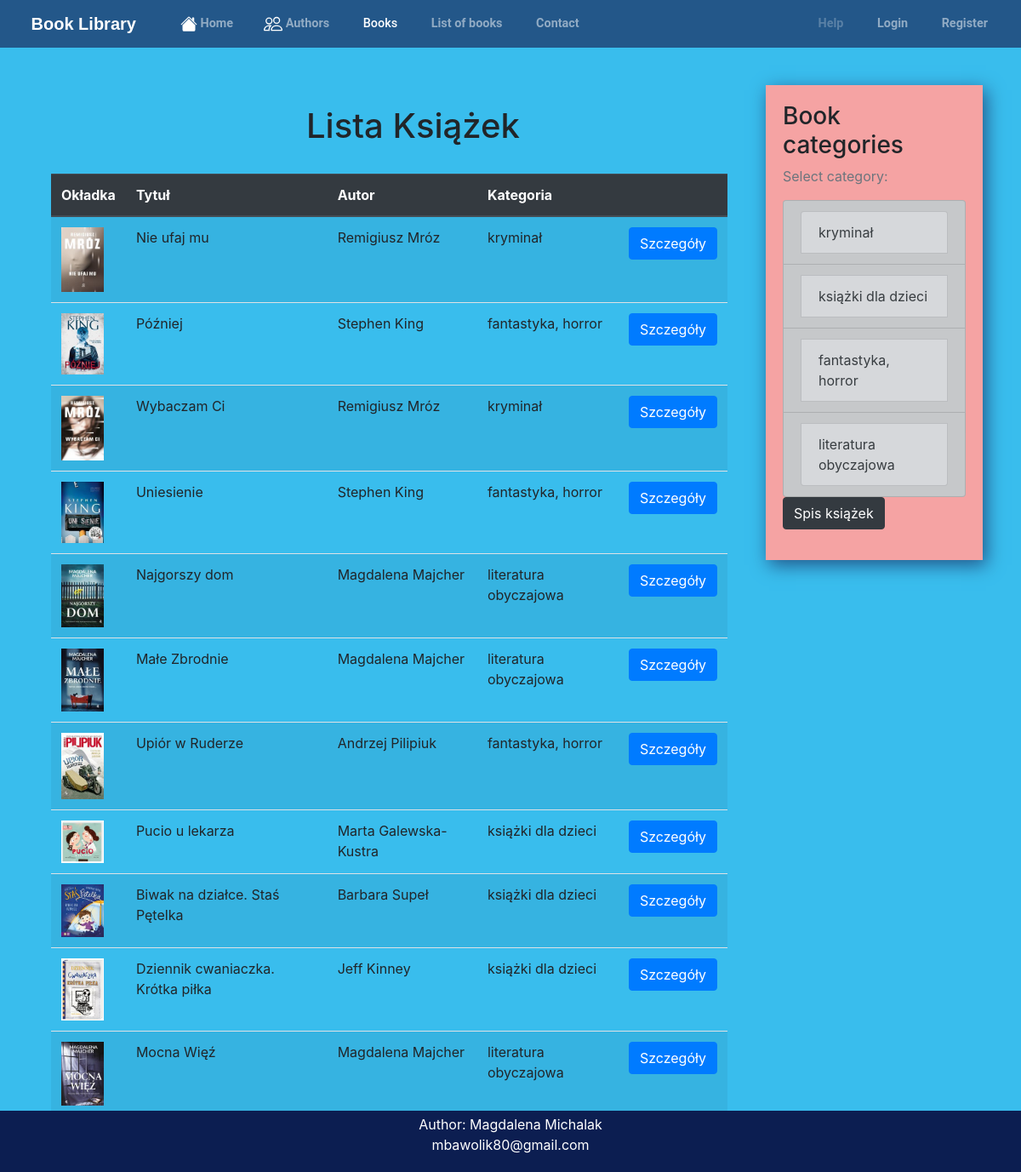
/bookslist/, run on the app's committed database.
### books/models.py (models this page shows, shortened)
class Book(models.Model):
    STATUS = (
        ('D', 'Dostępna'),
        ('N', 'Niedostępna'),
    )
    name = models.CharField(max_length=100, verbose_name='Tytuł')
    status = models.CharField(max_length=1, choices=STATUS, default='D', verbose_name='Status')
    authors = models.ManyToManyField('Author', through='Authored', verbose_name='Autor')
    category = models.ForeignKey(Category, on_delete=models.PROTECT, null=True, blank=True)
    image = models.ImageField(default='default_book.png', upload_to='books_pics')
    last_rating = models.IntegerField(default=0)
    comment = models.CharField(max_length=200, null=True, blank=True, verbose_name='Komentarz')
    created = models.DateTimeField(default=timezone.now)
    modified = models.DateTimeField(default=timezone.now)
    book_amount = models.IntegerField(default=0)

class Author(models.Model):
    first_name = models.CharField(max_length=100, verbose_name='Imię')
    last_name = models.CharField(max_length=100, verbose_name='Nazwisko')
    birth_date = models.DateField(verbose_name='Data urodzenia')
    active = models.BooleanField(default=True)
    class Meta:
        ordering = ["first_name", "last_name"]

class Category(models.Model):
    category = models.CharField(max_length=50)
    def __str__(self):
        return self.category
    class Meta:
        verbose_name_plural = "Categories"

### books/views.py (the view)
# urls.py: path('bookslist/', views.BookIndex.as_view(), name='book_index'),
class BookIndex(TemplateView):
    template_name = 'book/index.html'
    def get_context_data(self, **kwargs):
        context = super().get_context_data(**kwargs)
        context['books'] = models.Book.objects.all()
        context['active_book'] = 'active'
        return context

### books/context_processors.py (called while the page is built)
def categories(request):
    return {
        'categories': Category.objects.all()
    }

### books/templates/book/index.html (shortened to what this page needs)
{% extends "layout/base.html" %}
{% block content %}
<div class="container">
    <div class="row">
        <div class="col ms-auto"><br>
            <h1 style="margin-left: 300px"> Lista Książek</h1>
            <br/>
        </div>
    </div>
    <div class="row">
        <div class="col ms-auto">
          <table class="table table-striped">
            <thead class="thead-dark">
              <tr class="table-secondary">
                  <th scope="col">Okładka</th>
                  <th scope="col">Tytuł</th>
                  <th scope="col">Autor</th>
                  <th scope="col">Kategoria</th>
                  <th scope="col"> </th>
                </tr>
              </thead>
              <tbody>
                {% for book in books %}
                <tr>
                  <th><div><img class="book_image" src="{{ book.image.url }}" alt="Book image" width=50></div></th>
                  <td>{{ book.name }}</td>
                  <td>
                      {% for author in book.authors.all %}
                      {{ author.first_name }} {{ author.last_name }}
                      {% endfor %}
                  </td>
                  <td> {{ book.category }} </td>
                  <td>
                      <a class="btn btn-primary" href="{% url 'bookDetail' pk=book.pk %}"> Szczegóły</a>
                  </td>
                </tr>
                {% endfor %}
              </tbody>
            </table>
        </div>
    </div>
</div>
{% endblock %}

### books/templates/layout/base.html (shortened to what this page needs)
{% load bootstrap4 %}
{% load static %}
<!DOCTYPE html>
<html lang="en">
    <head>
        {% load static %}
        <link rel="stylesheet" type="text/css" href="{% static 'css/main.css' %}">
        {% bootstrap_css %}
     </head>
<header class="site-header">
    <nav class="navbar navbar-expand-md navbar-dark bg-steel fixed-top">
        <div class="container-fluid">
            <a class="navbar-brand mr-4" href="{% url 'home' %}"><img style="height:1.4em;" src="{% static 'books/icons/regal.png' %}" alt=""> Book Library</a>
            <div class="collapse navbar-collapse" id="navbarToggle">
                <div class="navbar-nav mr-auto">
                  <li class="nav-item">
                    <a class="nav-link {{active_index}}" aria-current="page" href="{% url 'home' %}">
                     Home</a>
                  </li>
                  <li class="nav-item">
                    <a class="nav-link {{active_author}}" href="{% url 'author_index' %}"> Authors</a>
                  </li>
                <a class="nav-link {{active_book}}" href="{% url 'books' %}"><img src="{% static 'books/icons/book.png' %}" alt=""> Books</a>
                <a class="nav-link {{active_search}}" href="{% url 'book_index' %}"><img src="{% static 'books/icons/book.png' %}" alt=""> List of books</a>
                <a class="nav-link{{active_contact}}" href="{% url 'contact' %}"><img src="{% static 'books/icons/message.png' %}" alt=""> Contact</a>
                </div>
                <div class="navbar-nav">
                    {% if user.is_authenticated %}
                    <a class="nav-item nav-link" href="{% url 'UserProfile' %}"><img src="{% static 'books/icons/profile.png' %}"
                            alt="">
                        Your account  ({{ user.username }})
                    </a>
                    <a class="nav-item nav-link" href="{% url 'logout' %}"><img src="{% static 'books/icons/logout.png' %}"
                            alt=""> Logout</a>
                    {% else %}
                    <a class="disabled nav-item nav-link" href="{% url 'contact' %}"><img src="{% static 'books/icons/help.png' %}" alt="">
                        Help</a>
                    <a class="nav-item nav-link" href="{% url 'login' %}"><img src="{% static 'books/icons/login.png' %}" alt="">
                        Login</a>
                    <a class="nav-item nav-link" href="{% url 'signup' %}"><img src="{% static 'books/icons/register.png' %}"
                            alt=""> Register</a>
                    {% endif %}
                </div>
            </div>
        </div>
    </nav>
</header>
<body style="background-color: rgb(57, 189, 237)">
    <main role="main" class="container pageContent">
        <div class="row">
            <div class="col-md-9">
                {% block content %}{% endblock %}
            </div>
            <div class="col-md-3">
                <div style="background-color: rgb(245, 163, 163)" class="content-section">
                    <h3>Book categories</h3>
                    <p class='text-muted'>Select category:
                        <ul class="list-group">
                            {% for category in categories %}
                            <a href="{% url 'category' pk=category.pk %}" class="list-group-item list-group-item-action list-group-item-dark">
                                <li class="list-group-item list-group-item-secondary"> {{ category }} </li>
                            </a>
                            {% endfor %}
                        </ul>
                        <a class="btn btn-dark" href="{% url 'book_index' %}"role="button"> Spis książek</a><br>
                    </p>
                </div>
            </div>
        </div>
    </main>
    <footer class="text-white" style="position: fixed; left: 0; bottom: 0; width: 100%;">
        <div class="text-center p-1" style="background-color: rgb(12, 30, 81);">
        <p>Author: Magdalena Michalak <br>
        <a class="text-white" href="mailto:mbawolik80@gmail.com">mbawolik80@gmail.com</a></p>
        </div>
      </footer>
</body>
</html>

### static/css/main.css (style rules this page uses)
body { background: #fafafa; color: #333333; margin-top: 5rem; padding-bottom: 50px; }
.bg-steel { background-color: #235789; }
.navbar-nav { font-size: 0.9em; }
.navbar-brand { font-family: "Work Sans", sans-serif; font-weight: bold; }
.site-header .navbar-nav .nav-link { color: #cbd5db; font-weight: bold; font-family: "Roboto", sans-serif; margin-left: 20px; }
.site-header .navbar-nav .nav-link.active { font-weight: 500; }
.content-section { box-shadow: 4px 6px 20px 0px #235789; padding: 20px; }
.pageContent { margin-top: 100px; }
.book_image { max-width: 150px; max-height: 150px; }

### data on the page
Book: image (picture), name "Nie ufaj mu", category "kryminał"
Author: first_name "Remigiusz", last_name "Mróz"
Book: image (picture), name "Później", category "fantastyka, horror"
Author: first_name "Stephen", last_name "King"
Book: image (picture), name "Wybaczam Ci", category "kryminał"
Book: image (picture), name "Uniesienie", category "fantastyka, horror"
Book: image (picture), name "Najgorszy dom", category "literatura obyczajowa"
Author: first_name "Magdalena", last_name "Majcher"
Book: image (picture), name "Małe Zbrodnie", category "literatura obyczajowa"
Book: image (picture), name "Upiór w Ruderze", category "fantastyka, horror"
Author: first_name "Andrzej", last_name "Pilipiuk"
Book: image (picture), name "Pucio u lekarza", category "książki dla dzieci"
Author: first_name "Marta", last_name "Galewska-Kustra"
Book: image (picture), name "Biwak na działce. Staś Pętelka", category "książki dla dzieci"
Author: first_name "Barbara", last_name "Supeł"
Book: image (picture), name "Dziennik cwaniaczka. Krótka piłka", category "książki dla dzieci"
Author: first_name "Jeff", last_name "Kinney"
Book: image (picture), name "Mocna Więź", category "literatura obyczajowa"
Category: category "kryminał"
Category: category "książki dla dzieci"
Category: category "fantastyka, horror"
Category: category "literatura obyczajowa"
